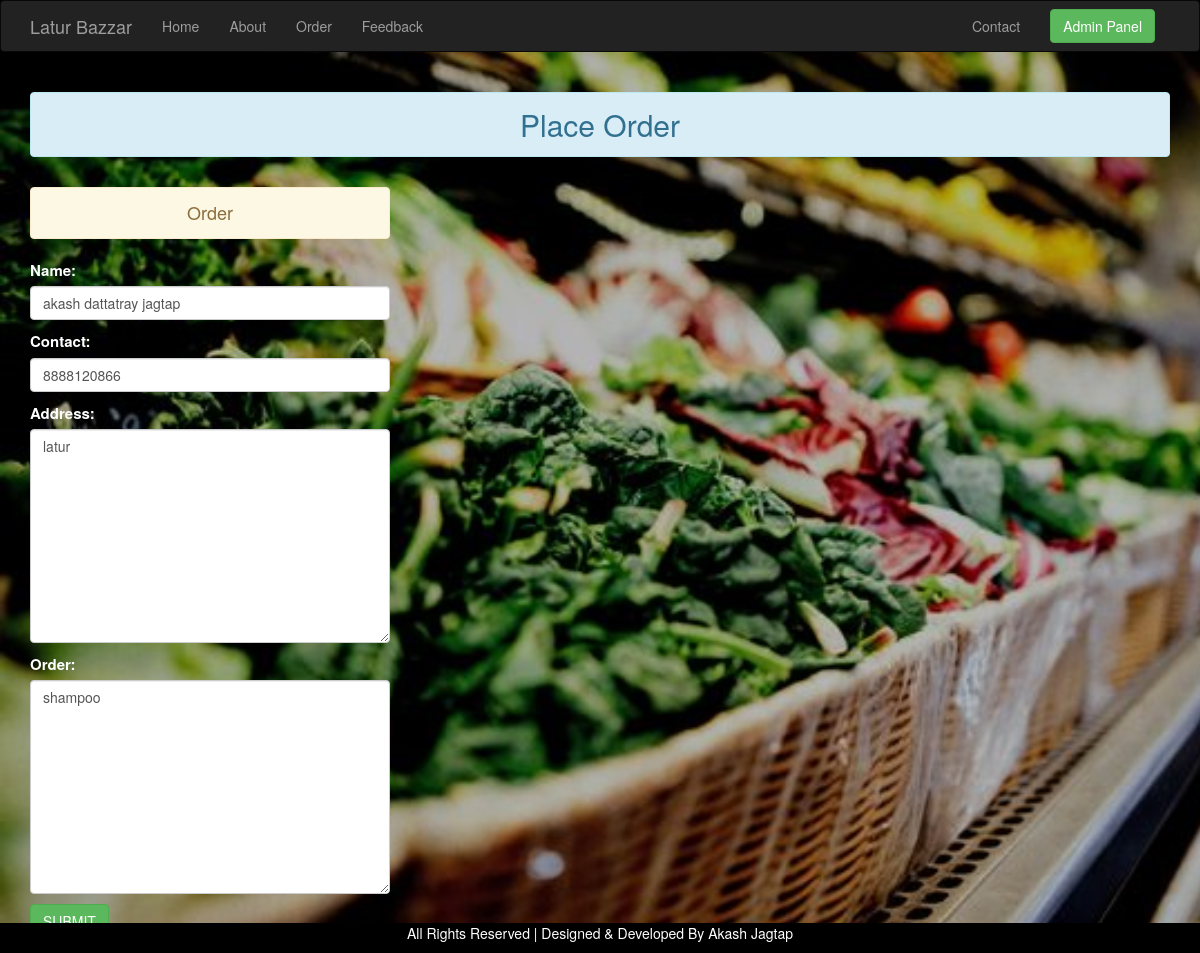
Page /4/ on the committed database.
### testapp/models.py (models this page shows)
class data(models.Model):
    name=models.CharField(max_length=100)
    contact=models.IntegerField()
    address=models.CharField(max_length=500)
    order=models.CharField(max_length=5000)
    status=models.CharField(max_length=10)

### testapp/views.py (the view)
# urls.py: path('<int:id>/', views.update, name='update'),
def update(request,id):
    if request.method=='POST':
        id=data.objects.get(pk=id) # pk = primary key
        a=data_form(request.POST, instance=id)
        if a.is_valid():
            a.save()
            return redirect('orderdata')
    else:
        id=data.objects.get(pk=id) # pk = primary key
        a=data_form(instance=id)
    return render(request,'update.html',{'form':a})

### testapp/forms.py
class data_form(forms.ModelForm):
    class Meta:
        model=data
        fields=('name','contact','address','order')
        widgets={
        'name':forms.TextInput(attrs={'class':'form-control'}),
        'contact':forms.TextInput(attrs={'class':'form-control'}),
        'address':forms.Textarea(attrs={'class':'form-control'}),
        'order':forms.Textarea(attrs={'class':'form-control'}),
        }

### templates/update.html (shortened to what this page needs)
{%extends 'base.html'%}
{%load static%}
{%block body%}
       <h2 class="text-center alert alert-info">Place Order</h2>
       <div class="row">
         <div class="col-sm-4">
            <h4 class="text-center alert alert-warning">Order</h4>
            <div class="form-group">
               <form method="POST" style="color:white; font-size:15px;">
                  {{form.as_p}}
                  <input type="submit"class="btn btn-success" value="SUBMIT">
                </form>
            </div>
         </div>
         <div class="col-sm-1"></div>
         <div class="col-sm-7">
         </div>
      </div>
{%endblock%}

### static/css/base.css (style rules this page uses)
body { background-repeat:no-repeat; background-size:cover; background-attachment: fixed; background-blend-mode: darken; }

### rows in the picture
data: name "akash dattatray jagtap", contact "8888120866", address "latur", order "shampoo"
